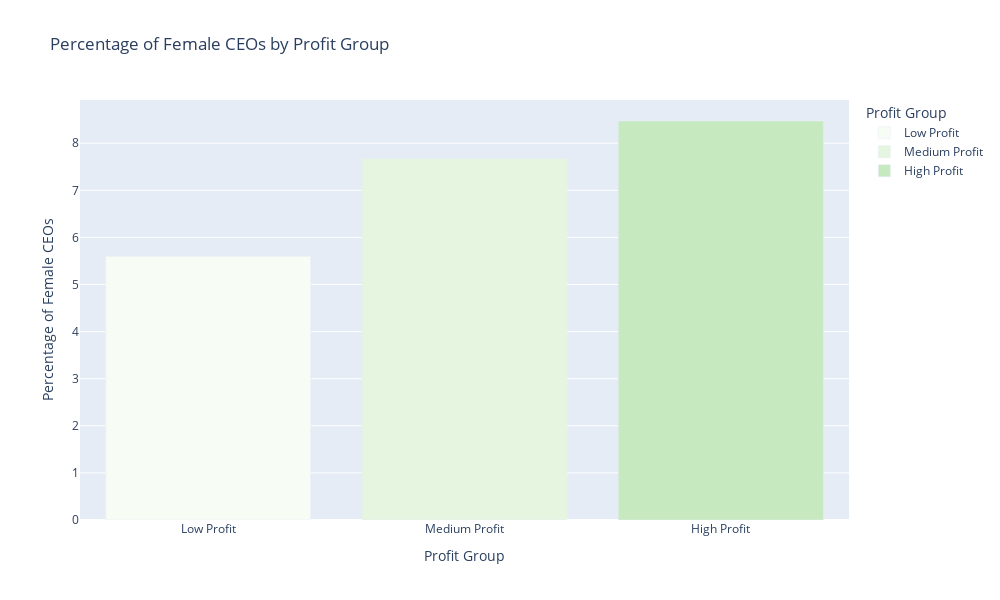

Notebook cell for this chart:
### Code cell
fortune_df['profit_mil'] = pd.to_numeric(fortune_df['profit_mil'], errors='coerce')
fortune_df['female_ceo'] = fortune_df['female_ceo'].fillna('no')

profit_bins = pd.qcut(fortune_df['profit_mil'], 3, labels=['Low Profit', 'Medium Profit', 'High Profit'])

fortune_df['profit_group'] = profit_bins
female_ceo_counts = fortune_df[fortune_df['female_ceo'] == 'yes'].groupby('profit_group').size().reset_index(name='count')

total_ceos = fortune_df.groupby('profit_group')['female_ceo'].count().reset_index(name='total_count')

# Merge the counts with the total counts to calculate percentages
female_ceo_counts = female_ceo_counts.merge(total_ceos, on='profit_group')
female_ceo_counts['percentage'] = (female_ceo_counts['count'] / female_ceo_counts['total_count']) * 100

color_scale = px.colors.sequential.Greens

fig = px.bar(female_ceo_counts, x='profit_group', y='percentage', 
             title='Percentage of Female CEOs by Profit Group',
             labels={'profit_group': 'Profit Group', 'percentage': 'Percentage of Female CEOs'},
             color='profit_group', color_discrete_sequence=color_scale)

fig.update_layout(width=1000, height=600)
fig.show()

### Figure 1 — Plotly figure (JSON) as saved in the notebook; plotly's stock layout.template omitted (floating-point values rounded to 4 significant figures)
{"data": [{"alignmentgroup": "True", "hovertemplate": "Profit Group=%{x}<br>Percentage of Female CEOs=%{y}<extra></extra>", "legendgroup": "Low Profit", "marker": {"color": "rgb(247,252,245)", "pattern": {"shape": ""}}, "name": "Low Profit", "offsetgroup": "Low Profit", "orientation": "v", "showlegend": true, "textposition": "auto", "type": "bar", "x": ["Low Profit"], "xaxis": "x", "y": [5.6], "yaxis": "y"}, {"alignmentgroup": "True", "hovertemplate": "Profit Group=%{x}<br>Percentage of Female CEOs=%{y}<extra></extra>", "legendgroup": "Medium Profit", "marker": {"color": "rgb(229,245,224)", "pattern": {"shape": ""}}, "name": "Medium Profit", "offsetgroup": "Medium Profit", "orientation": "v", "showlegend": true, "textposition": "auto", "type": "bar", "x": ["Medium Profit"], "xaxis": "x", "y": [7.677], "yaxis": "y"}, {"alignmentgroup": "True", "hovertemplate": "Profit Group=%{x}<br>Percentage of Female CEOs=%{y}<extra></extra>", "legendgroup": "High Profit", "marker": {"color": "rgb(199,233,192)", "pattern": {"shape": ""}}, "name": "High Profit", "offsetgroup": "High Profit", "orientation": "v", "showlegend": true, "textposition": "auto", "type": "bar", "x": ["High Profit"], "xaxis": "x", "y": [8.472], "yaxis": "y"}], "layout": {"barmode": "relative", "height": 600, "legend": {"title": {"text": "Profit Group"}, "tracegroupgap": 0}, "title": {"text": "Percentage of Female CEOs by Profit Group"}, "width": 1000, "xaxis": {"anchor": "y", "autorange": true, "categoryarray": ["Low Profit", "Medium Profit", "High Profit"], "categoryorder": "array", "domain": [0, 1], "range": [-0.5, 2.5], "title": {"text": "Profit Group"}, "type": "category"}, "yaxis": {"anchor": "x", "autorange": true, "domain": [0, 1], "range": [0, 8.918], "title": {"text": "Percentage of Female CEOs"}, "type": "linear"}}}
